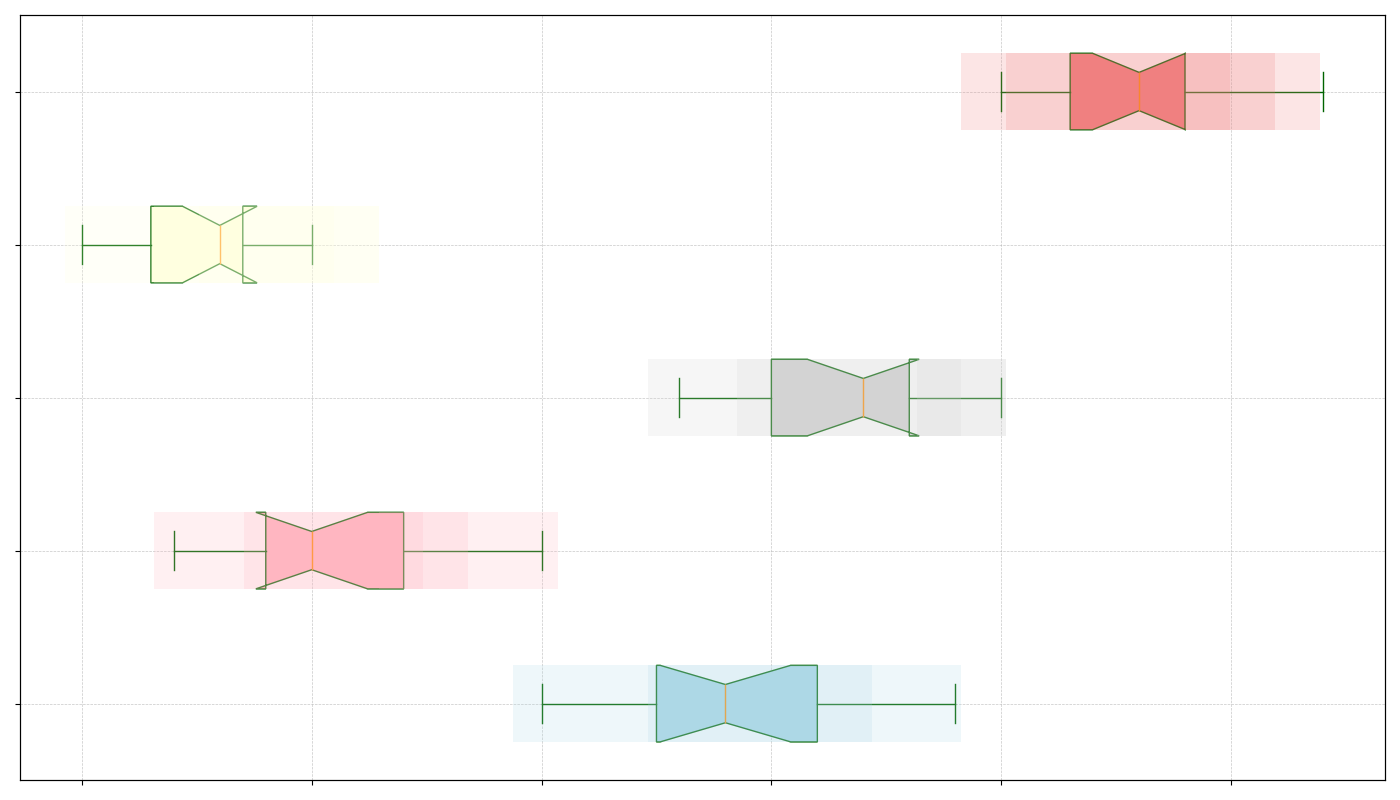

This chart was generated by the following Python code:
import matplotlib.pyplot as plt
import numpy as np

# Constructing the data
engineering_hours = [15, 18, 21, 19, 20, 22, 24, 17, 16, 20, 23, 21, 19, 18, 17]
arts_hours = [10, 8, 12, 9, 11, 14, 15, 7, 10, 12, 13, 9, 11, 8, 10]
science_hours = [20, 22, 19, 24, 21, 23, 25, 18, 22, 21, 20, 22, 24, 19, 23]
business_hours = [5, 8, 7, 6, 9, 10, 8, 7, 6, 8, 9, 7, 10, 6, 8]
law_hours = [25, 28, 26, 29, 27, 30, 32, 26, 28, 29, 30, 27, 28, 25, 29]

# Data aggregation
data = [engineering_hours, arts_hours, science_hours, business_hours, law_hours]
majors = ["Engineering", "Arts", "Science", "Business", "Law"]

# Create the plot
fig, ax = plt.subplots(figsize=(14, 8))

# Plot the box plot
box = ax.boxplot(data, vert=False, patch_artist=True, notch=True, whis=1.5,
                 boxprops=dict(facecolor="lightgreen", color="darkgreen"),
                 whiskerprops=dict(color="darkgreen"),
                 capprops=dict(color="darkgreen"),
                 flierprops=dict(marker="o", color="red", alpha=0.5),
                 medianprops=dict(color="darkorange"))

# Set colors for each box
colors = ['lightblue', 'lightpink', 'lightgray', 'lightyellow', 'lightcoral']
for patch, color in zip(box['boxes'], colors):
    patch.set_facecolor(color)

# Remove titles and labels
ax.set_yticklabels([])  # Removes y-axis major group labels
ax.set_xticklabels([])  # Removes x-axis tick labels

# Add a horizontal grid for better readability
ax.grid(True, linestyle='--', linewidth=0.5, alpha=0.7)

# Histogram subplot to show distribution
ax_hist = ax.twiny()
ax_hist.set_xticks([])
for i, data_series in enumerate(data):
    hist_data = np.histogram(data_series, bins=np.arange(min(data_series) - 1, max(data_series) + 2))
    ax_hist.barh([i + 1] * len(hist_data[0]), hist_data[0], left=hist_data[1][:-1], color=colors[i],
                 alpha=0.2, height=0.5)

# Adjust layout automatically
plt.tight_layout()

# Display the plot
plt.show()
